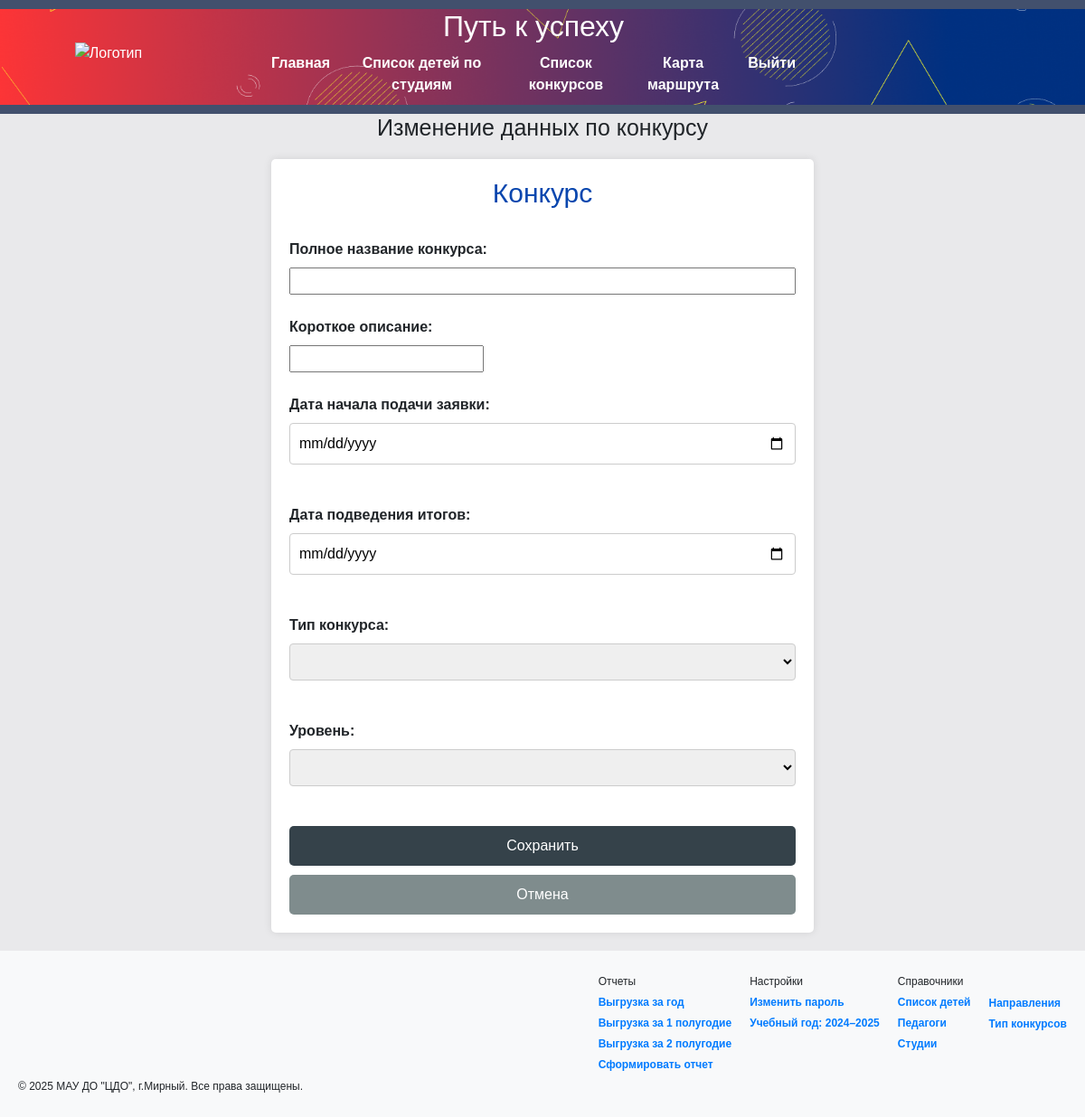
Page /edit_event_inevent/41 (signed in) on the earlier database version.
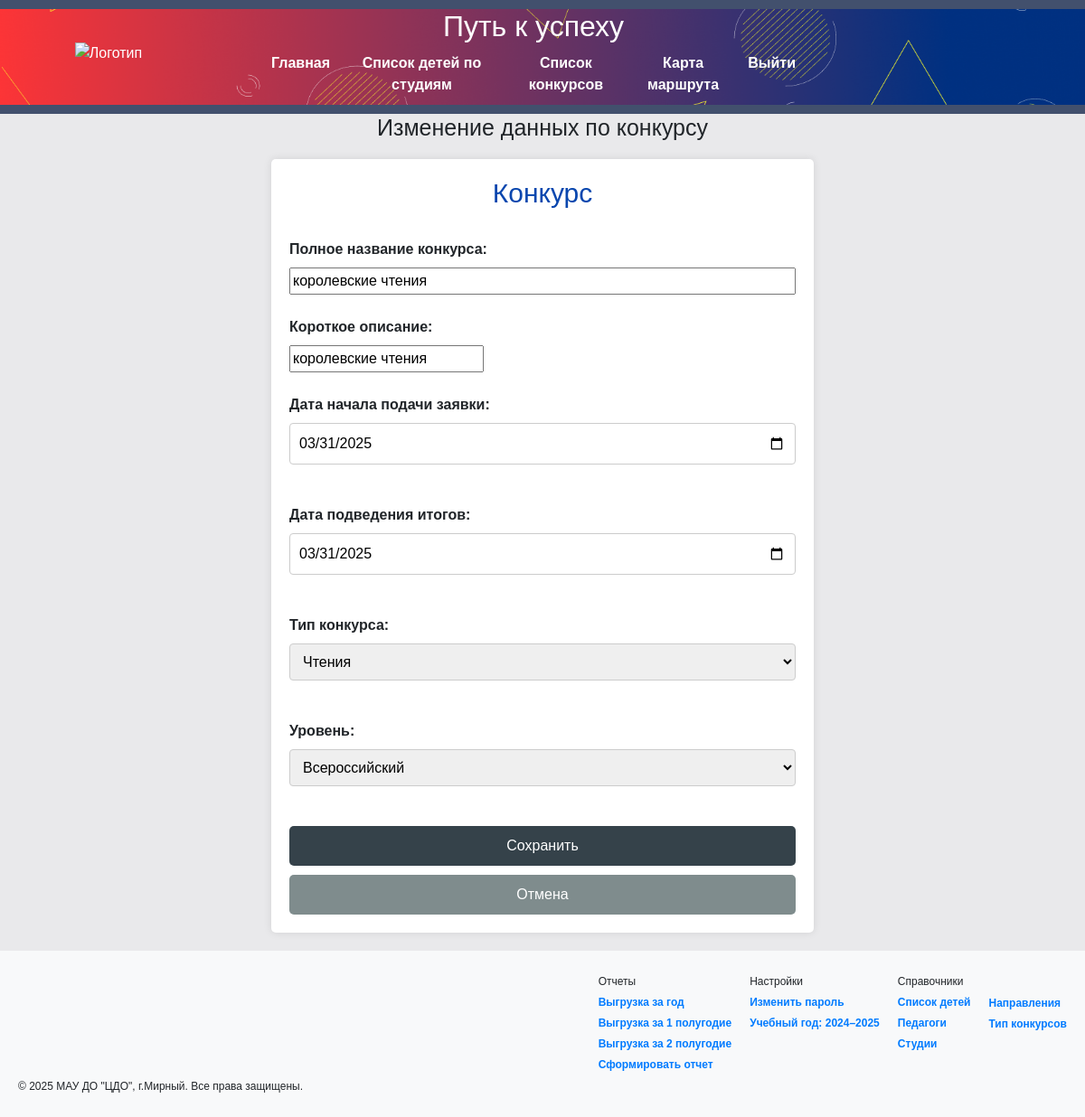
Same page on the later database version.
### tables this page shows
CREATE TABLE events_table (
        id INTEGER PRIMARY KEY AUTOINCREMENT,
        name TEXT NOT NULL,
        opisanie TEXT,
        srok_podachi_date DATE,
        result_date DATE,
        level TEXT,
        type_event_id INTEGER,
        FOREIGN KEY (type_event_id) REFERENCES event_type(id)
    );

CREATE TABLE event_type (
        id INTEGER PRIMARY KEY AUTOINCREMENT,
        name TEXT NOT NULL UNIQUE
    );

### flask_app.py (the view)
@app.route('/edit_event_inevent/<int:id_event>', methods=['GET', 'POST'])
def edit_event_inevent(id_event):
    ev = get_events_by_id(id_event)
    event_types = get_event_types()
    if request.method == 'POST':
        edit_in_events(request, id_event)
        return redirect(url_for('events'))
    else:
        return render_template('edit_event_in_event.html', event=ev, levels=levels, event_types=event_types)

### flask_app.py (called while the page is built)
@app.before_request
def before_request():
    if 'username' not in session and request.endpoint not in ['login', 'static']:
        return redirect(url_for('login'))
    if 'username' in session and request.endpoint not in ['login', 'static']:
        username = session['username']
        year_1, year_2 = get_user_year_settings(username)
        session['year_1'] = year_1
        session['year_2'] = year_2
        session.modified = True

### sql_utils/crud_db.py (called while the page is built)
def get_user_year_settings(username):
    try:
        conn = get_db_connection()
        cursor = conn.cursor()
        cursor.execute("""
             SELECT year_1, year_2 FROM user_settings
             WHERE user=?
             ORDER BY id DESC
             LIMIT 1
         """, (username,))
        result = cursor.fetchone()
        if result:
            return result[0], result[1]
        return 2024, 2025  # значения по умолчанию
    except Exception as e:
        flash(f'Ошибка получения настроек пользователя: {e}', 'error')
        return 2024, 2025
    finally:
        conn.close()

### sql_utils/db_helpers.py (called while the page is built)
def get_db_connection():
    conn = sqlite3.connect('date_source.db')
    conn.row_factory = sqlite3.Row
    return conn

def dict_from_row(row):
    result = {}
    for key in row.keys():
        value = row[key]
        result[key] = value if value is not None and row[key] != 'None' else ''
    return result

### sql_utils/event_db.py (called while the page is built)
def get_events_by_id(event_id):
    conn = get_db_connection()
    cursor = conn.cursor()
    cursor.execute("SELECT * FROM events_table WHERE id = ?", (event_id,))
    event = cursor.fetchone()
    conn.close()
    if event:
        return dict_from_row(event)
    return None

def get_event_types():
    conn = get_db_connection()
    conn.row_factory = sqlite3.Row
    cursor = conn.cursor()
    cursor.execute("SELECT * FROM event_type")
    types = cursor.fetchall()
    conn.close()
    return [dict_from_row(row) for row in types]

### templates/edit_event_in_event.html (shortened to what this page needs)
{% extends 'base.html' %}
{% block content %}
    <h3 style="text-align: center; font-size: 25px">Изменение данных по конкурсу</h3>
    <form class="form" method="POST">
        <h2>Конкурс</h2>
        <br>
        <label name="name">Полное название конкурса:</label>
        <input type="string" id="name" name="name" value="{{ event['name'] }}" required style="width: 100%;">
        <br><br>
        <label for="opisanie">Короткое описание:</label>
        <input type="string" id="opisanie" name="opisanie" value="{{ event['opisanie'] }}" required>
        <br><br>
        <label for="srok_podachi_date">Дата начала подачи заявки:</label>
        <input type="date" id="srok_podachi_date" name="srok_podachi_date" value="{{ event['srok_podachi_date'] }}">
        <br><br>
        <label for="result_date">Дата подведения итогов:</label>
        <input type="date" id="result_date" name="result_date" value="{{ event['result_date'] }}">
        <br><br>
        <label for="type_event_id">Тип конкурса:</label>
        <select id="type_event_id" name="type_event_id" required>
            {% for et in event_types %}
                <option value="{{ et.id }}" {% if et.id == event['type_event_id'] %}selected{% endif %}>
                    {{ et.name }}
                </option>
            {% endfor %}
        </select>
        <br><br>
        <label for="level">Уровень:</label>
        <select id="level" name="level" required>
            {% for level in levels %}
                <option value="{{ level }}" {% if level == event['level'] %}selected{% endif %}>
                    {{ level }}
                </option>
            {% endfor %}
        </select>
        <br><br>
        <input type="submit" value="Сохранить">
        <button type="button" class="cancel-button" onclick="history.back();">Отмена</button>
        <br>
    </form>
{% endblock %}

### templates/base.html (shortened to what this page needs)
   <!DOCTYPE html>
   <html lang="ru">
   <head>
       <link href="https://cdn.jsdelivr.net/npm/bootstrap@5.3.3/dist/css/bootstrap.min.css"  rel="stylesheet">
       <link rel="stylesheet" href="{{ url_for('static', filename='styles.css') }}">
   </head>
   <body>
       {% include 'header.html' %}
       <div class="wrapper">
            <div class="content">
               <main>
                   {% block content %}{% endblock %}
               </main>
             </div>
            {% include 'footer.html' %}
       </div>
   </body>
   </html>

### templates/header.html
<header>
    <div class="header-container">
        <img src="{{ url_for('static', filename='img/Profile_banner.png') }}" alt="Баннер" class="header-banner">
        <div class="logo-container">
            <img src="{{ url_for('static', filename='img/logo.png') }}" alt="Логотип" class="logo">
        </div>
        <div class="navigator">
            <h6>Путь к успеху</h6>
            <nav>
                <a href="{{ url_for('index') }}">Главная</a>
                <a href="{{ url_for('spisok') }}">Список детей по студиям</a>
                <a href="{{ url_for('events') }}">Список конкурсов</a>
                <a href="{{ url_for('karta') }}">Карта маршрута</a>
                <a href="{{ url_for('logout') }}" class="logout-button">Выйти</a>
            </nav>
        </div>
    </div>
</header>

### templates/footer.html
<footer>
    <div class="footer-columns">
        <div class="footer-left">
            <p>© 2025 МАУ ДО "ЦДО", г.Мирный. Все права защищены.</p>
        </div>
        <div class="footer-right">
            <div>
                <p>Отчеты</p>
                <a href="{{ url_for('otchet', period=0) }}">Выгрузка за год</a>
                <a href="{{ url_for('otchet', period=1) }}">Выгрузка за 1 полугодие</a>
                <a href="{{ url_for('otchet', period=2) }}">Выгрузка за 2 полугодие</a>
                <a href="{{ url_for('report_form') }}">Сформировать отчет</a><br>
            </div>
            <div>
                <p>Настройки</p>
                <a href="{{ url_for('index') }}">Изменить пароль</a>
                <a href="{{ url_for('set_year_form') }}">Учебный год: {{ session.year_1 }}–{{ session.year_2 }}</a>
            </div>
            <div>
                <p>Справочники</p>
                <a href="{{ url_for('spisok_children') }}">Список детей</a>
                <a href="{{ url_for('teachers') }}">Педагоги</a>
                <a href="{{ url_for('reference', ref_type='studya') }}">Студии</a>
            </div>
            <div>
                <br>
                <a href="{{ url_for('reference', ref_type='napravlenie')  }}">Направления</a>
                <a href="{{ url_for('reference', ref_type='event_type') }}">Тип конкурсов</a>
            </div>
        </div>
    </div>
</footer>

### static/styles.css (style rules this page uses)
html, body { margin: 0; }
.wrapper { display: grid; grid-template-rows: 1fr auto; min-height: 75vh; }
body { font-family: Arial, sans-serif; margin: 0; padding: 0; background-color: #E9E9EB; width: 100%; box-sizing: border-box; }
header { background: #42506D; color: white; padding: 10px 0; text-align: center; }
nav { margin: 10px 0; }
nav a { color: white; margin: 0 15px; text-decoration: none; }
h2 { text-align: center; color: #0846AE; font-size: 30px; }
h6 { text-align: center; font-size: 2em; }
.header-container { display: flex; width: 100%; margin: 0 auto; align-items: center; position: relative; z-index: 1; }
.header-banner { position: absolute; top: 0; left: 0; width: 100%; height: 100%; object-fit: cover; z-index: -1; }
.logo-container { text-align: center; width: 20%; margin-bottom: 10px; margin-right: 50px; }
.logo { max-width: 150px; height: auto; }
.navigator { width: 50%; text-align: center; }
.navigator nav { display: flex; justify-content: center; }
.navigator nav a { margin: 0 10px; }
form { background: #ffffff; border-radius: 5px; padding: 20px; box-shadow: 0 0 10px rgba(0, 0, 0, 0.1); max-width: 600px; margin: 20px auto; }
label { display: block; margin-bottom: 8px; font-weight: bold; }
select, input[type="date"], input[type="text"], input[type="file"] { width: 100%; padding: 10px; margin-bottom: 20px; border: 1px solid #ccc; border-radius: 4px; box-sizing: border-box; }
input[type="submit"] { background: #35424a; color: #ffffff; border: none; padding: 10px; border-radius: 5px; cursor: pointer; transition: background 0.3s; width: 100%; }
a { display: inline-block; margin-top: 20px; text-decoration: none; color: #35424a; font-weight: bold; }
footer { background-color: #f8f9fa; padding: 20px; }
.footer-columns { display: flex; justify-content: space-between; align-items: flex-end; }
.footer-left { flex: 1; align-self: flex-end; }
.footer-right { display: flex; gap: 20px; }
.footer-columns p, .footer-columns a { margin: 5px 0; font-size: 12px; }
.footer-columns a { display: block; color: #007bff; text-decoration: none; }
button.cancel-button { background: #7f8c8d; color: #ffffff; border: none; padding: 10px; border-radius: 5px; cursor: pointer; transition: background 0.3s; width: 100%; margin-top: 10px; }

Differences in the rows shown:
added events_table: name "королевские чтения", opisanie "королевские чтения", srok_podachi_date "03/31/2025", result_date "03/31/2025", type_event_id "Чтения", level "Всероссийский"
